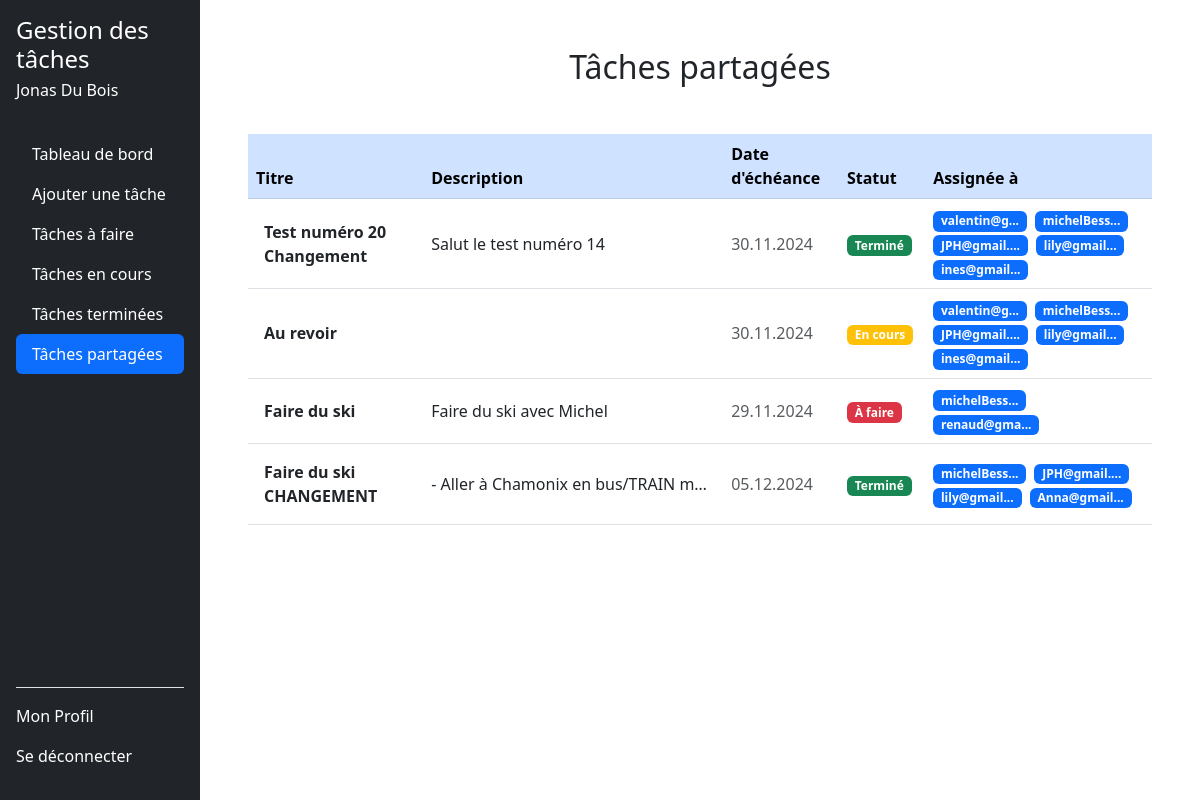
The page /taches_partage.php (signed in) on the database as committed earlier.
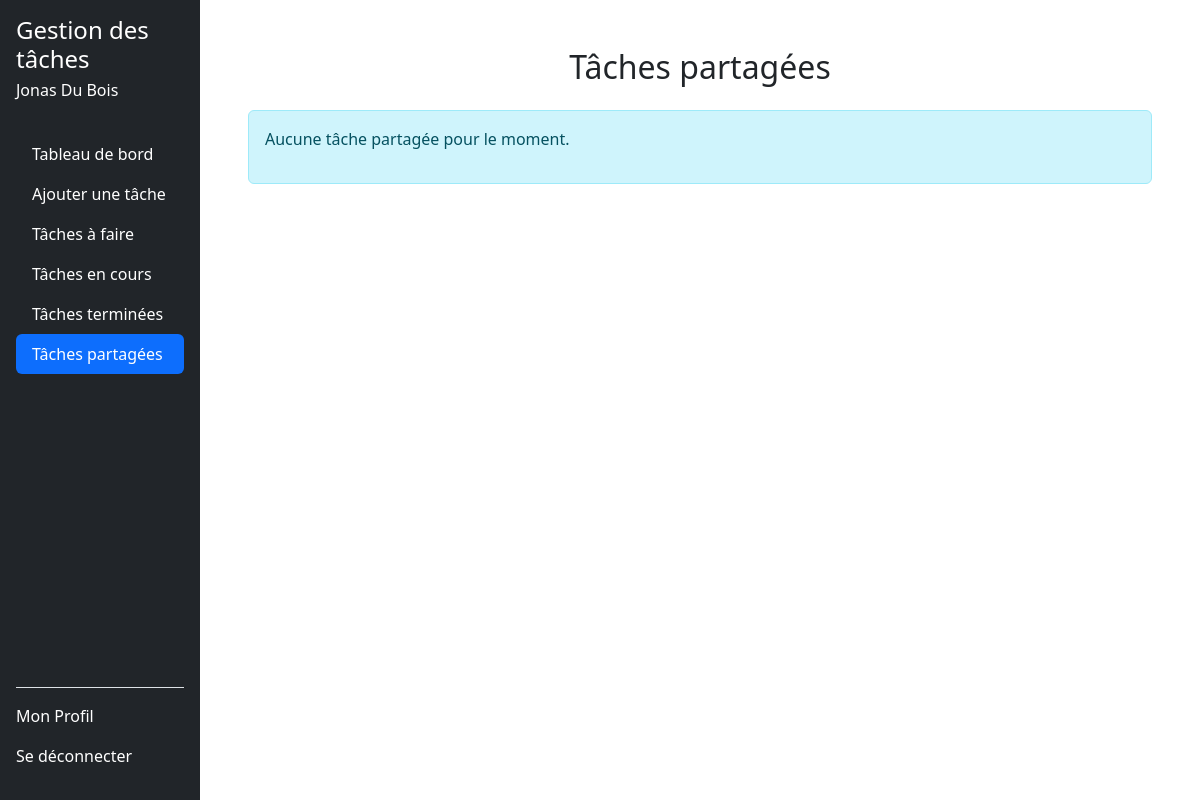
The same page on the database as committed later.
### tables this page shows
CREATE TABLE users (
        id INTEGER PRIMARY KEY AUTOINCREMENT,
        nom VARCHAR(120) NOT NULL,
        prenom VARCHAR(120) NOT NULL,
        email VARCHAR(120) NOT NULL UNIQUE,
        noTel VARCHAR(20) NOT NULL UNIQUE,
        motDePasse VARCHAR(255) NOT NULL,
        token VARCHAR(255) DEFAULT NULL,
        is_confirmed BOOLEAN DEFAULT 0
    );

CREATE TABLE tasks (
        id INTEGER PRIMARY KEY AUTOINCREMENT,
        userId INTEGER NOT NULL,
        titre TEXT NOT NULL,
        description TEXT DEFAULT NULL,
        dateEcheance DATE DEFAULT NULL,
        statut TEXT CHECK(statut IN ('a_faire', 'en_cours', 'termine')) DEFAULT 'a_faire',
        createdAt TIMESTAMP DEFAULT CURRENT_TIMESTAMP, 
        FOREIGN KEY (userId) REFERENCES users(id) ON DELETE CASCADE
    );

### src/dbManager/DbManagerCRUD.php (called while the page is built, shortened)
<?php
class DbManagerCRUD implements I_ApiCRUD
{
    private $db;
    public function __construct()
    {
        $config = parse_ini_file(__DIR__ . '/../config/db.ini');
        $dsn = $config['dsn'];
        $username = $config['username'];
        $password = $config['password'];
        $this->db = new \PDO($dsn, $username, $password);
    }
    public function rendPersonnes(string $email): array
    {
        $sql = "SELECT * FROM users WHERE email = :email;";
        $stmt = $this->db->prepare($sql);
        $stmt->bindParam(':email', $email, \PDO::PARAM_STR);
        try {
            $stmt->execute();
            $donnees = $stmt->fetchAll(\PDO::FETCH_ASSOC);
            $tabUsers = [];
            foreach ($donnees as $donneesUser) {
                $user = new Users(
                    $donneesUser["prenom"],
                    $donneesUser["nom"],
                    $donneesUser["email"],
                    $donneesUser["noTel"],
                    $donneesUser["motDePasse"],
                    $donneesUser["id"]
                );
                $tabUsers[] = $user;
            }
            return $tabUsers;
        } catch (\PDOException $e) {
            error_log("Erreur lors de la récupération des utilisateurs : " . $e->getMessage());
            return [];
        }
    }
    public function getTasksSharedByUserId(int $userId): array
    {
        try {
            $stmt = $this->db->prepare("
            SELECT
                t.*,
                GROUP_CONCAT(u.email) AS shared_user_names
            FROM tasks t
            JOIN task_users tu ON t.id = tu.taskId
            JOIN users u ON tu.userId = u.id
            WHERE t.id IN (
                SELECT taskId
                FROM task_users
                GROUP BY taskId
                HAVING COUNT(DISTINCT userId) > 1
            )
            AND t.id IN (
                SELECT taskId
                FROM task_users
                WHERE userId = :userId
            )
            GROUP BY t.id
        ");
            $stmt->bindValue(':userId', $userId, \PDO::PARAM_INT);
            $stmt->execute();
            $tasks = [];
            while ($taskData = $stmt->fetch(\PDO::FETCH_ASSOC)) {
                $tasks[] = [
                    'titre' => $taskData['titre'],
                    'description' => $taskData['description'],
                    'dateEcheance' => $taskData['dateEcheance'],
                    'statut' => $taskData['statut'],
                    'shared_user_names' => $taskData['shared_user_names']
                ];
            }
            return $tasks;
        } catch (\PDOException $e) {
            error_log('Erreur dans getTasksSharedByUserId : ' . $e->getMessage());
            throw new \Exception('Erreur lors de la récupération des tâches partagées : ' . $e->getMessage());
        }
    }
}

### Includes/functions.php (called while the page is built, shortened)
<?php
function getUserByEmail($email, $dbManager) {
    $userInfoArray = $dbManager->rendPersonnes($email);
    return !empty($userInfoArray) ? $userInfoArray[0] : null;
}
function getStatusBadgeClass(string $statut): string
{
    $badgeClasses = [
        'À faire' => 'bg-danger',
        'En cours' => 'bg-warning',
        'Terminé' => 'bg-success',
    ];
    return $badgeClasses[$statut] ?? 'bg-secondary';
}

### src/dbManager/Users.php (called while the page is built, shortened)
<?php
class Users {
    private $id;
    private $nom;
    private $prenom;
    public function __construct(string $prenom, string $nom, string $email, string $noTel, string $motDePasse ,int $id = 0) {
        $this->prenom = $prenom;
        $this->nom = $nom;
        $this->id = $id;
    }
    public function rendId(): int {
        return (int)$this->id;
    }
    public function rendPrenom(): string {
        return $this->prenom;
    }
    public function rendNom(): string {
        return $this->nom;
    }
}

### taches_partage.php (the view, shortened to what this page needs)
<?php
require_once 'includes/functions.php';
$dbManager = new DbManagerCRUD();
$email = $_SESSION['email_user'];
$userInfo = getUserByEmail($email, $dbManager);
$userId = $userInfo->rendId();
$tachepartager = $dbManager->getTasksSharedByUserId($userId);
function formatTaskData($task)
{
    $task['dateEcheance'] = formatDateEcheance($task['dateEcheance']);
    $task['statut'] = formatStatut($task['statut']);
    return $task;
}
function formatDateEcheance($dateEcheance)
{
    if ($dateEcheance) {
        $d = DateTime::createFromFormat('Y-m-d', $dateEcheance);
        return $d ? $d->format('d.m.Y') : null;
    }
    return null;
}
function formatStatut($statut)
{
    $statutTraduction = [
        'a_faire' => 'À faire',
        'en_cours' => 'En cours',
        'termine' => 'Terminé',
    ];
    return $statutTraduction[$statut] ?? 'Inconnu';
}
$tachepartager = array_map('formatTaskData', $tachepartager);
?>
<!DOCTYPE html>
<html lang="fr">
<head>
    <link href="https://cdn.jsdelivr.net/npm/bootstrap@5.3.0-alpha3/dist/css/bootstrap.min.css" rel="stylesheet">
    <link href="style/styleSheet.css" rel="stylesheet">
</head>
<body>
    <div class="d-flex">
        <?php include 'includes/sidebar.php'; ?>
        <div class="main-content ms-auto col-md-9 col-lg-10 p-5">
            <h2 class="text-center mb-4">Tâches partagées</h2>
            <?php if (empty($tachepartager)): ?>
                <div class="alert alert-info mt-4" role="alert">
                    <p>Aucune tâche partagée pour le moment.</p>
                </div>
            <?php else: ?>
                <div class="table-responsive pt-4">
                    <table class="table table-hover align-middle">
                        <thead class="table-primary">
                            <tr>
                                <th scope="col">Titre</th>
                                <th scope="col">Description</th>
                                <th scope="col">Date d'échéance</th>
                                <th scope="col">Statut</th>
                                <th scope="col">Assignée à</th>
                            </tr>
                        </thead>
                        <tbody>
                            <?php foreach ($tachepartager as $task): ?>
                                <tr>
                                    <td class="fw-bold text-dark p-3"><?php echo htmlspecialchars($task['titre']); ?></td>
                                    <td class="text-truncate" style="max-width: 300px;">
                                        <?php echo htmlspecialchars($task['description']); ?>
                                    </td>
                                    <td class="text-muted"><?php echo htmlspecialchars($task['dateEcheance']); ?></td>
                                    <td>
                                        <span class="badge <?php echo getStatusBadgeClass($task['statut']); ?> me-1">
                                            <?php echo htmlspecialchars($task['statut']); ?>
                                        </span>
                                    </td>
                                    <td>
                                        <?php
                                        $sharedUsers = explode(',', $task['shared_user_names']);
                                        foreach ($sharedUsers as $userEmailFromTask):
                                            if ($_SESSION['email_user'] === $userEmailFromTask) {
                                                continue;
                                            }
                                        ?>
                                            <span class="badge bg-primary me-1" data-bs-toggle="tooltip"
                                                title="<?php echo htmlspecialchars($userEmailFromTask); ?>">
                                                <?php echo htmlspecialchars(strlen($userEmailFromTask) > 10 ? substr($userEmailFromTask, 0, 10) . '...' : $userEmailFromTask); ?>
                                            </span>
                                        <?php endforeach; ?>
                                    </td>
                                </tr>
                            <?php endforeach; ?>
                        </tbody>
                    </table>
                </div>
            <?php endif; ?>
        </div>
    </div>
</body>
</html>

### Includes/sidebar.php (shortened to what this page needs)
<?php
$email = $_SESSION['email_user'];
$dbManager = new DbManagerCRUD();
$users = $dbManager->rendPersonnes($email);
if (!empty($users)) {
    $user = $users[0];
    $userName = $user->rendPrenom() . ' ' . $user->rendNom();
} else {
    $userName = 'Utilisateur inconnu';
}
?>
<div class="col-md-3 col-lg-2 bg-dark text-white sidebar position-fixed vh-100 d-flex flex-column p-3">
    <h4 class="mb-0">Gestion des tâches</h4>
    <p class="mt-1"><?= htmlspecialchars($userName) ?></p>
    <ul class="nav nav-pills flex-column mb-auto pt-3">
    <?php
                    $navLinks = [
                        'dashboard.php' => 'Tableau de bord',
                        'ajouter_tache.php' => 'Ajouter une tâche',
                        'taches_a_faire.php' => 'Tâches à faire',
                        'taches_en_cours.php' => 'Tâches en cours',
                        'taches_terminees.php' => 'Tâches terminées',
                        'taches_partage.php' => 'Tâches partagées',
                    ];
                    foreach ($navLinks as $link => $label) {
                        $active = basename($_SERVER['PHP_SELF']) == $link ? 'active' : '';
                        echo "<li class='nav-item'>
                                <a href='$link' class='nav-link text-white $active'>$label</a>
                              </li>";
                    }
                    ?>
                </ul>
                <div class="mt-auto border-top pt-3">
                    <a href="profile.php" class="nav-link text-white pb-3<?= basename($_SERVER['PHP_SELF']) == 'profile.php' ? 'active' : '' ?>">
                        Mon Profil
                    </a>
                    <a href="logout.php" class="nav-link text-white pb-3">
                        Se déconnecter
                    </a>
                </div>
</div>

Rows that differ between the two databases and show on the page:
removed tasks: titre "Test numéro 20 Changement", description "Salut le test numéro 14", dateEcheance "30.11.2024", statut "Terminé", userEmailFromTask "valentin@g...", userEmailFromTask "michelBess...", userEmailFromTask "JPH@gmail....", userEmailFromTask "lily@gmail...", userEmailFromTask "ines@gmail..."
removed tasks: titre "Au revoir", dateEcheance "30.11.2024", statut "En cours", userEmailFromTask "valentin@g...", userEmailFromTask "michelBess...", userEmailFromTask "JPH@gmail....", userEmailFromTask "lily@gmail...", userEmailFromTask "ines@gmail..."
removed tasks: titre "Faire du ski", description "Faire du ski avec Michel", dateEcheance "29.11.2024", statut "À faire", userEmailFromTask "michelBess...", userEmailFromTask "renaud@gma..."
removed tasks: titre "Faire du ski CHANGEMENT", description "- Aller à Chamonix en bus/TRAIN m…", dateEcheance "05.12.2024", statut "Terminé", userEmailFromTask "michelBess...", userEmailFromTask "JPH@gmail....", userEmailFromTask "lily@gmail...", userEmailFromTask "Anna@gmail..."
Other text that changed with them:
text no longer shown: "Titre Description Date d'échéance Statut Assignée à"
text now shown: "Aucune tâche partagée pour le moment."
